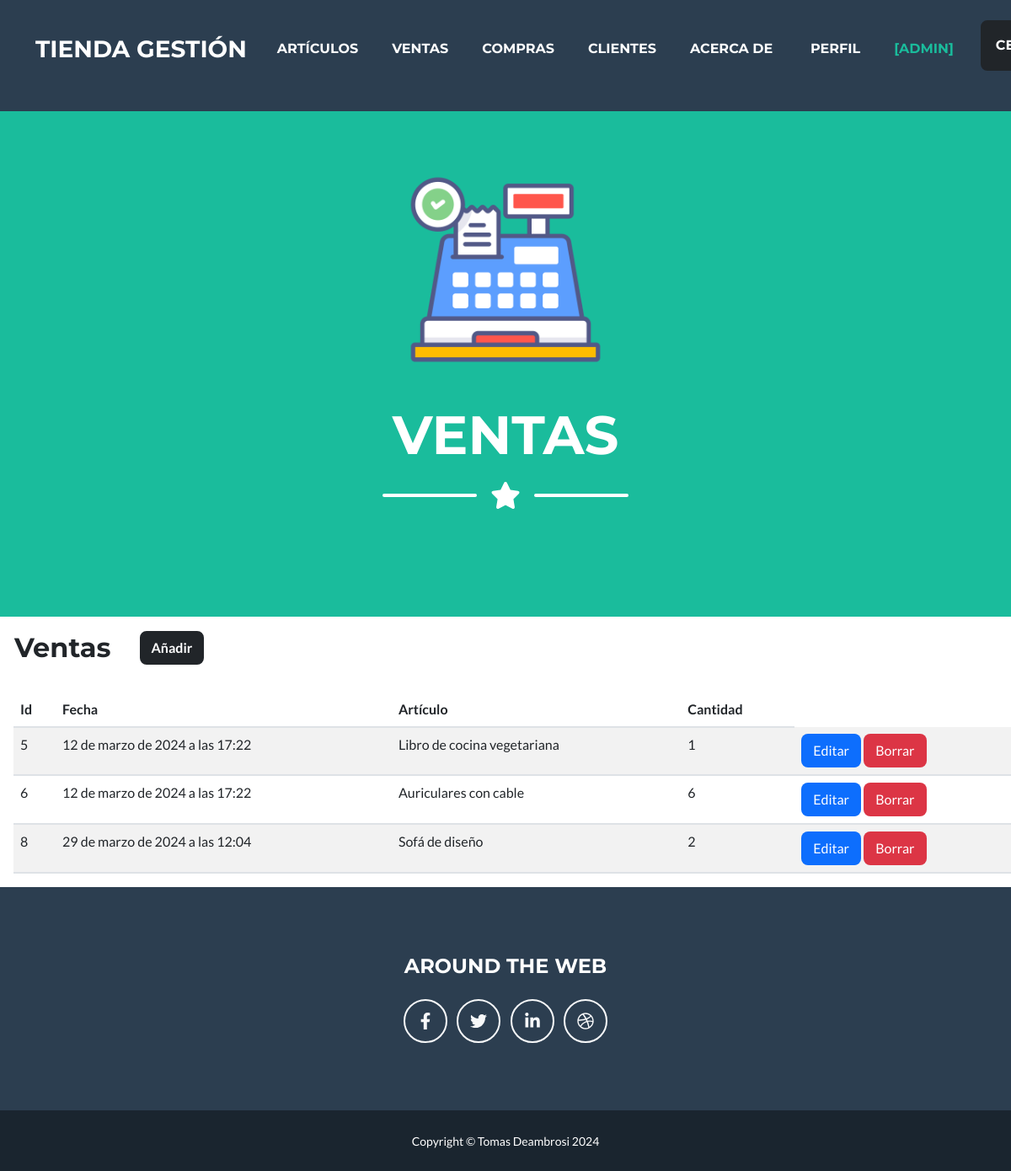
Page /ventas/ (signed in) on the committed database.
### aplicacion/models.py (models this page shows, shortened)
class Venta(models.Model):
    fecha = models.DateTimeField(auto_now_add=True)
    articulo = models.CharField(max_length=60)
    cantidad = models.IntegerField()

### aplicacion/views.py (the view)
# urls.py: path('ventas/', VentaList.as_view(), name="ventas"),
class VentaList(LoginRequiredMixin, ListView):
    model = Venta

### aplicacion/templates/aplicacion/venta_list.html (shortened to what this page needs)
{% extends "aplicacion/index.html" %}
{%load static%}
{% block imagen %}
    <img class="masthead-avatar mb-5" src="{% static 'assets/img/ventas.png' %}" alt="..." />
{% endblock imagen %}
{% block titulo %}
    <h1 class="masthead-heading text-uppercase mb-0">Ventas</h1>
{% endblock titulo %}
{% block icono %}
    <div class="divider-custom-icon"><i class="fas fa-star"></i></div>
{% endblock icono %}
{% block contenido %}
<table>
    <tr>
        <td><h2 class= "my-1 mx-3">Ventas</h2></td>
        <td>
            <button type="button" class="btn btn-dark m-3">
                <a href="{% url 'ventas_create' %}" style="color: white; font-weight: bold; text-decoration: none">Añadir</a>
            </button>
        </td>
    </tr>
</table>
<table class="table table-striped m-3">
    <thead>
        <tr>
            <th>Id</th>
            <th>Fecha</th>
            <th>Artículo</th>
            <th>Cantidad</th>
        </tr>
    </thead>
    <tbody>
    {% for v in venta_list  %}
        <tr>
            <td>{{ v.id }}</td>
            <td>{{ v.fecha }}</td>
            <td>{{ v.articulo }}</td>
            <td>{{ v.cantidad }}</td>
            <td>
                <button type="button" class="btn" style="background: #0d6efd">
                    <a href="{% url 'ventas_update' v.id %}" style="color: white; text-decoration: none">
                        Editar
                    </a>
                </button>
                <button type="button" class="btn" style="background: #dc3545">
                    <a href="{% url 'ventas_delete' v.id %}" style="color: white; text-decoration: none">
                        Borrar
                    </a>
                </button>
            </td>
        </tr>
    {% endfor %}
    </tbody>
</table>
{% endblock contenido %}

### aplicacion/templates/aplicacion/index.html (shortened to what this page needs)
<!DOCTYPE html>
<html lang="en">
    <head>
        {% load static %}
        <link href="{% static 'css/styles.css' %}" rel="stylesheet" />
    </head>
    <body id="page-top">
        <nav class="navbar navbar-expand-lg bg-secondary text-uppercase fixed-top" id="mainNav">
            <div class="container">
                <a class="navbar-brand mb-3" href="{% url 'index' %}">Tienda Gestión</a>
                <div class="collapse navbar-collapse d-flex justify-content-between" id="navbarResponsive">
                    <ul class="navbar-nav ms-auto">
                        {% if user.is_authenticated %}
                            <li class="nav-item mx-0 mx-lg-1"><a class="nav-link py-3 px-0 px-lg-3 rounded" href="{% url 'articulos' %}">Artículos</a></li>
                            <li class="nav-item mx-0 mx-lg-1"><a class="nav-link py-3 px-0 px-lg-3 rounded" href="{% url 'ventas' %}">Ventas</a></li>
                            <li class="nav-item mx-0 mx-lg-1"><a class="nav-link py-3 px-0 px-lg-3 rounded" href="{% url 'compras' %}">Compras</a></li>
                            <li class="nav-item mx-0 mx-lg-1"><a class="nav-link py-3 px-0 px-lg-3 rounded" href="{% url 'clientes' %}">Clientes</a></li>
                            <li class="nav-item mx-0 mx-lg-1"><a class="nav-link py-3 px-0 px-lg-3 rounded" href="{% url 'acerca_de' %}" style="width:135px">Acerca de</a></li>
                            <li class="nav-item mx-0 mx-lg-1"><a class="nav-link py-3 px-0 px-lg-3 rounded" href="{% url 'perfil' %}">Perfil</a></li>
                            <li class="nav-item mx-0 mx-lg-1"><p class="nav-link py-3 px-0 px-lg-3 rounded" style="color:#1abc9c">[{{user.username}}]</p></li>
                        {% endif %}
                    </ul>
                </div>
                {% if user.is_authenticated %}
                    <div class="container pb-4">
                        <form method="post" action="{% url 'logout' %}" style="width: 200px">
                            <button class="btn btn-dark nav-link py-3 px-0 px-lg-3 rounded" href="" style="color:white">CERRAR SESIÓN</button>
                        </form>
                    </div>
                {% endif %}
            </div>
        </nav>
        <header class="masthead bg-primary text-white text-center">
            <div class="container d-flex align-items-center flex-column">
                {% block imagen %}{% endblock imagen %}
                {% block titulo %}{% endblock titulo %}
                <div class="divider-custom divider-light">
                    <div class="divider-custom-line"></div>
                    {% block icono %}{% endblock icono %}
                    <div class="divider-custom-line"></div>
                </div>
            </div>
        </header>
        <main>
            {% block contenido%}
            {% endblock contenido%}
        </main>
        <footer class="footer text-center">
            <div class="container">
                <div class="row">
                    <div class="col-lg mb-5 mb-lg-0">
                        <h4 class="text-uppercase mb-4">Around the Web</h4>
                        <a class="btn btn-outline-light btn-social mx-1" href="#!"><i class="fab fa-fw fa-facebook-f"></i></a>
                        <a class="btn btn-outline-light btn-social mx-1" href="#!"><i class="fab fa-fw fa-twitter"></i></a>
                        <a class="btn btn-outline-light btn-social mx-1" href="#!"><i class="fab fa-fw fa-linkedin-in"></i></a>
                        <a class="btn btn-outline-light btn-social mx-1" href="#!"><i class="fab fa-fw fa-dribbble"></i></a>
                    </div>
                </div>
            </div>
        </footer>
        <div class="copyright py-4 text-center text-white">
            <div class="container"><small>Copyright &copy; Tomas Deambrosi 2024</small></div>
        </div>
    </body>
</html>

### rows in the picture
Venta: id "5", fecha "12 de marzo de 2024 a las 17:22", articulo "Libro de cocina vegetariana", cantidad "1"
Venta: id "6", fecha "12 de marzo de 2024 a las 17:22", articulo "Auriculares con cable", cantidad "6"
Venta: id "8", fecha "29 de marzo de 2024 a las 12:04", articulo "Sofá de diseño", cantidad "2"

### other values in the picture
{{ user.username }} "ADMIN"
